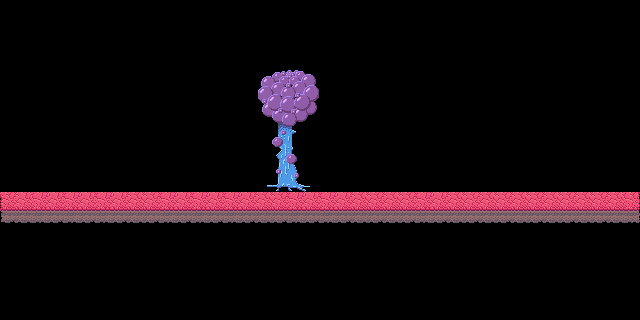

Tiled map render using the project's own tile images. Description and the whole map definition, tile-layer contents included, below:
An orthogonal 20x10 tile map with 32x32 px tiles, 2 tile layers (Middleground, Foreground) and 10 objects.

<map version="1.10" tiledversion="1.10.2" orientation="orthogonal" renderorder="right-down" width="20" height="10" tilewidth="32" tileheight="32" infinite="0" nextlayerid="6" nextobjectid="17">
 <editorsettings>
  <export target="map.json" format="json" />
 </editorsettings>
 <tileset firstgid="1" name="tileset" tilewidth="32" tileheight="32" tilecount="128" columns="8">
  <image source="../tileset.png" trans="ff00ff" width="256" height="512" />
 </tileset>
 <layer id="1" name="Middleground" width="20" height="10">
  <data encoding="csv">
0,0,0,0,0,0,0,0,0,0,0,0,0,0,0,0,0,0,0,0,
0,0,0,0,0,0,0,0,0,0,0,0,0,0,0,0,0,0,0,0,
0,0,0,0,0,0,0,0,37,38,0,0,0,0,0,0,0,0,0,0,
0,0,0,0,0,0,0,0,45,46,0,0,0,0,0,0,0,0,0,0,
0,0,0,0,0,0,0,0,53,54,0,0,0,0,0,0,0,0,0,0,
0,0,0,0,0,0,0,0,61,62,0,0,0,0,0,0,0,0,0,0,
0,0,0,0,0,0,0,0,0,0,0,0,0,0,0,0,0,0,0,0,
0,0,0,0,0,0,0,0,0,0,0,0,0,0,0,0,0,0,0,0,
0,0,0,0,0,0,0,0,0,0,0,0,0,0,0,0,0,0,0,0,
0,0,0,0,0,0,0,0,0,0,0,0,0,0,0,0,0,0,0,0
</data>
 </layer>
 <objectgroup id="3" name="Middleground collision">
  <object id="10" x="-2.5625" y="189" width="644" height="28" />
  <object id="14" x="-24" y="-6.66667" width="24" height="232" />
  <object id="15" x="641.333" y="-4.66667" width="24" height="232" />
  <object id="3" x="276" y="88" width="18" height="100" />
  <object id="4" x="260" y="70" width="58" height="52" />
 </objectgroup>
 <layer id="5" name="Foreground" width="20" height="10">
  <data encoding="csv">
0,0,0,0,0,0,0,0,0,0,0,0,0,0,0,0,0,0,0,0,
0,0,0,0,0,0,0,0,0,0,0,0,0,0,0,0,0,0,0,0,
0,0,0,0,0,0,0,0,0,0,0,0,0,0,0,0,0,0,0,0,
0,0,0,0,0,0,0,0,0,0,0,0,0,0,0,0,0,0,0,0,
0,0,0,0,0,0,0,0,0,0,0,0,0,0,0,0,0,0,0,0,
0,0,0,0,0,0,0,0,0,0,0,0,0,0,0,0,0,0,0,0,
25,26,26,26,27,26,26,26,27,26,26,27,27,26,27,27,27,27,27,28,
0,0,0,0,0,0,0,0,0,0,0,0,0,0,0,0,0,0,0,0,
0,0,0,0,0,0,0,0,0,0,0,0,0,0,0,0,0,0,0,0,
0,0,0,0,0,0,0,0,0,0,0,0,0,0,0,0,0,0,0,0
</data>
 </layer>
 <objectgroup id="4" name="Foreground collision">
  <object id="6" x="3" y="189" width="637" height="30" />
  <object id="11" x="614" y="166.667" width="23.3333" height="21.3333">
   <properties>
    <property name="Goal" type="bool" value="true" />
   </properties>
  </object>
  <object id="12" x="639.333" y="-0.666667" width="24" height="225.333" />
  <object id="13" x="-24" y="-6.66667" width="24" height="232" />
  <object id="16" x="6.66667" y="167.333" width="18.6667" height="16">
   <properties>
    <property name="Start" type="bool" value="true" />
   </properties>
  </object>
 </objectgroup>
</map>